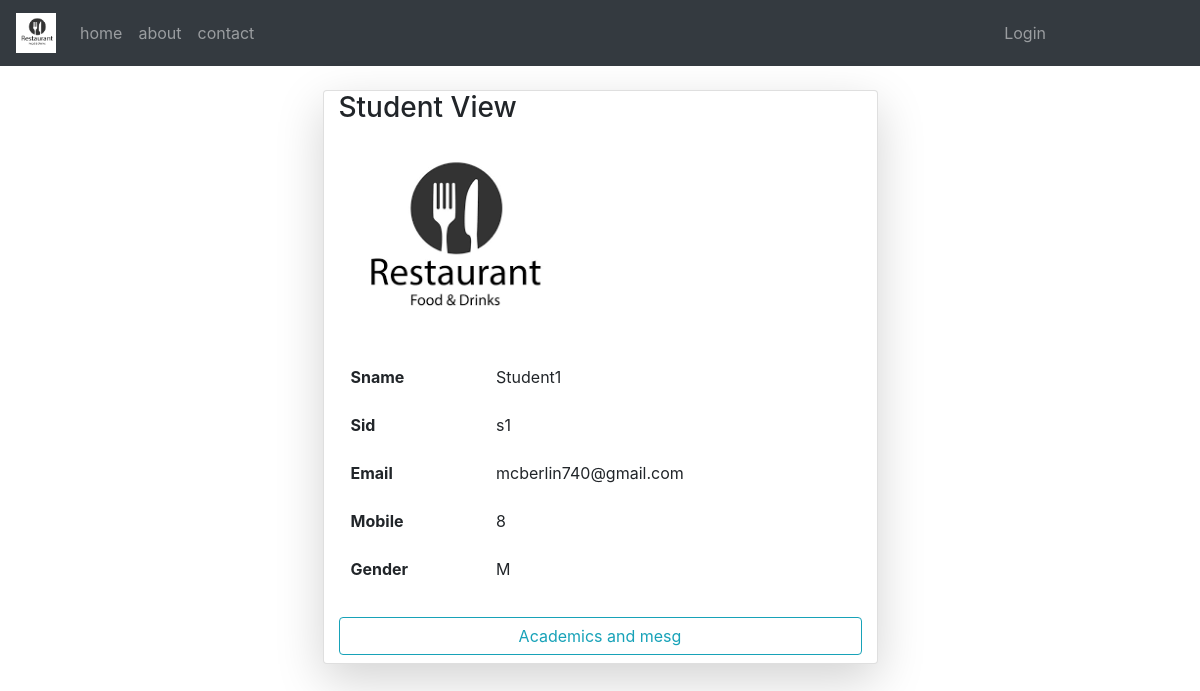
The page /stview/s1/ on the database its author committed.
### SchoolApp/models.py (models this page shows, shortened)
class Student(models.Model):
	Gender_Choices=[('M','Male'),('F','FeMale')]
	sname=models.CharField(max_length=20)
	sid=models.CharField(max_length=10,primary_key=True)
	email=models.EmailField(max_length=30)
	mobile=models.IntegerField()
	gender=models.CharField(choices=Gender_Choices,default='M',max_length=10)
	simage=models.ImageField(upload_to='StudentImages/',default='logo.png')
	tsid=models.ForeignKey(Teacher,on_delete=models.CASCADE)

### SchoolApp/views.py (the view)
# urls.py: path('stview/<str:i>/',views.stview,name="rsv"),
def stview(req,i):
	k=Student.objects.get(sid=i)
	return render(req,'app/stview.html',{'R':k})

### SchoolApp/templates/app/stview.html (shortened to what this page needs)
{% extends 'app/base.html' %}
{% block content %}
<div class="container mt-4">
	<div class="card col-md-6 mx-auto shadow-lg">
		<h3>Student View</h3>
		<div class="row">
			<div class="col-sm h-100">
				<img src={{R.simage.url}} height="220px">
			</div>
			<div class="col">
				<table class="table table-borderless">
			<tr>
				<th>Sname</th>
				<td>{{R.sname}}</td>
			</tr>
			<tr>
				<th>Sid</th>
				<td>{{R.sid}}</td>
			</tr>
			<tr>
				<th>Email</th>
				<td>{{R.email}}</td>
			</tr>
			<tr>
				<th>Mobile</th>
				<td>{{R.mobile}}</td>
			</tr>
			<tr>
				<th>Gender</th>
				<td>{{R.gender}}</td>
			</tr>
		</table>
			</div>
		</div>
		<a href="{% url 'tvmsg' R.sid %}" class="form-control btn btn-outline-info my-2">Academics and mesg</a>
	</div>
</div>
{% endblock %}

### rows shown on the page
Student: simage (picture), sname "Student1", sid "s1", email "mcberlin740@gmail.com", mobile "8", gender "M"
